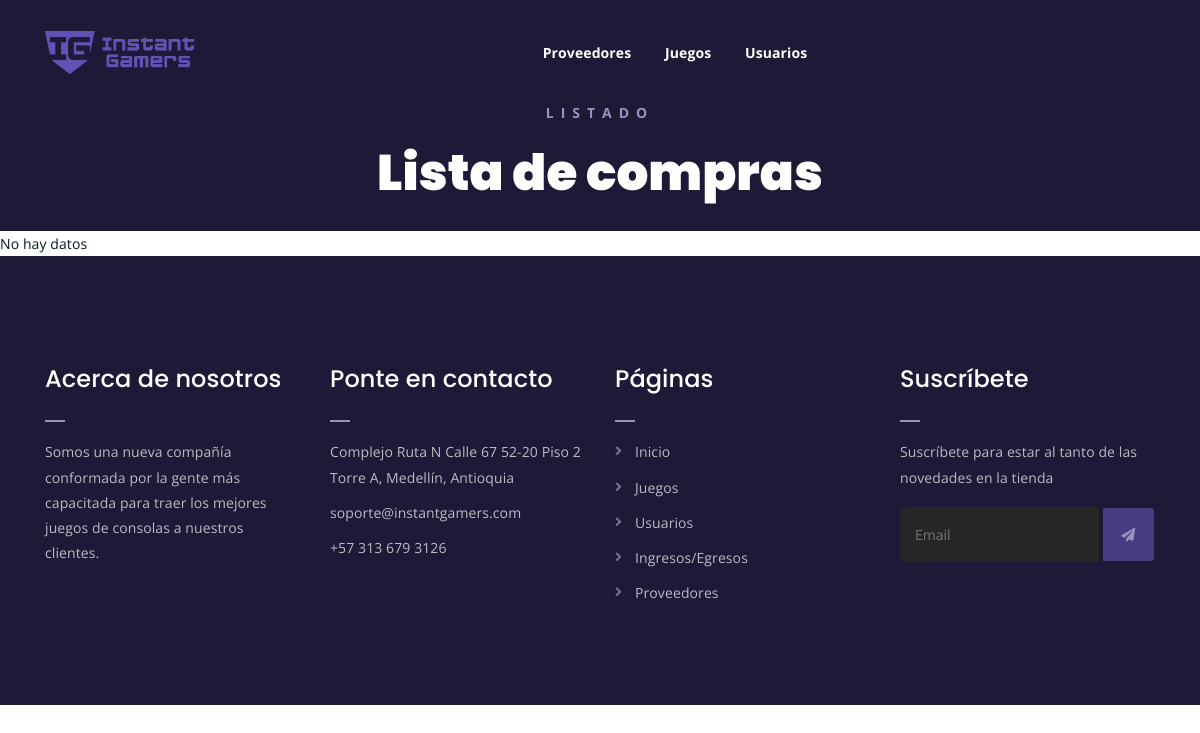
The app's page /webapp/listarCompras/, older data.
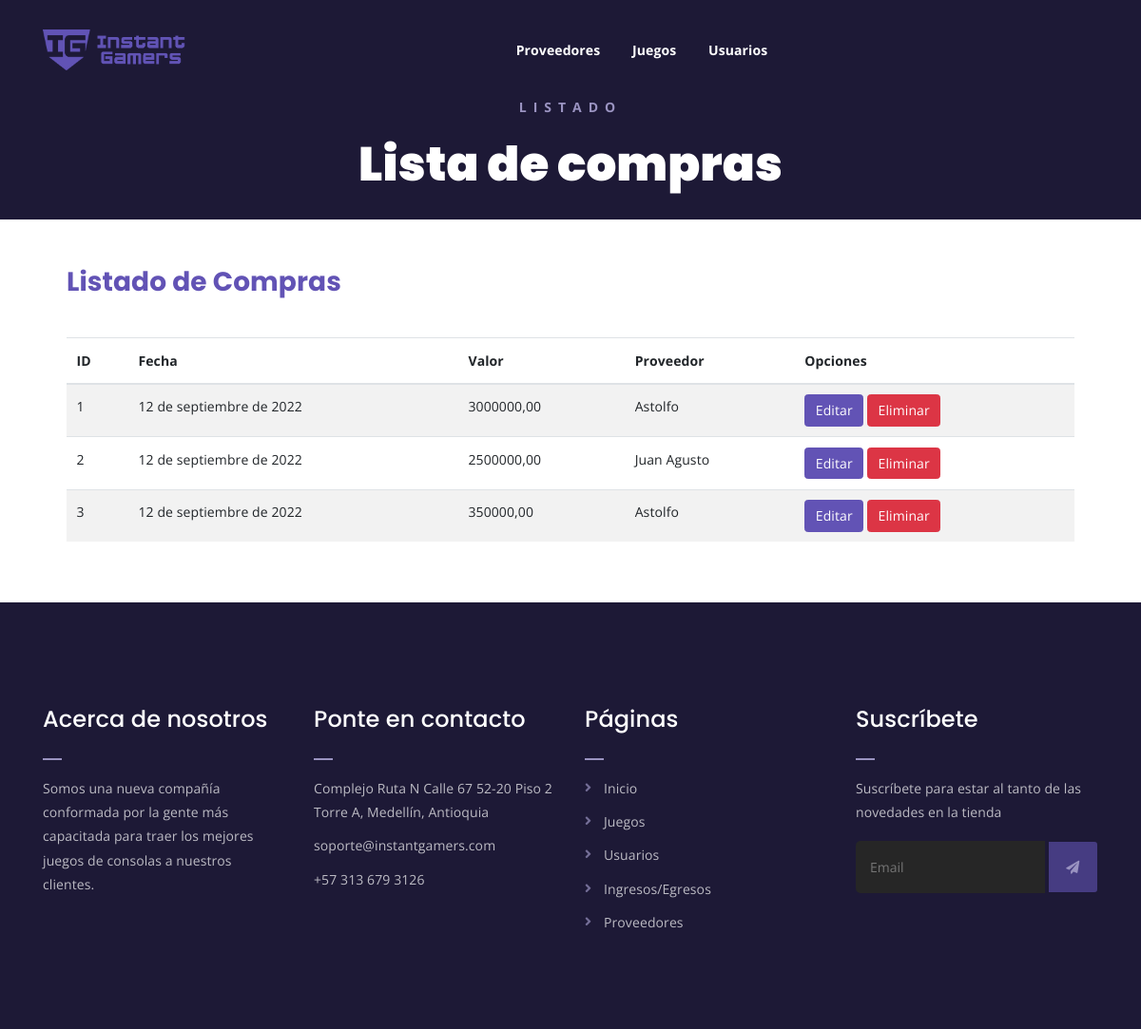
The same page, newer data.
### webapp/models.py (models this page shows, shortened)
class Compra(models.Model):
    fecha = models.DateField()
    valor = models.DecimalField(max_digits=15, decimal_places=2, default=0.00)
    id_proveedor = models.ForeignKey(Proveedor, on_delete=models.DO_NOTHING)

class Proveedor(models.Model):
    nombre = models.CharField(max_length=50)
    email = models.EmailField(max_length=100)
    telefono = models.IntegerField(null=True)
    def __str__(self) -> str:
        return f"{self.nombre}"

### webapp/views.py (the view)
# urls.py: path('listarCompras/', views.listarCompras, name="listarCompras"),
def listarCompras(request):
    return render(request, 'webapp/compra/listar_compras.html', {'compras': Compra.objects.all()})

### webapp/templates/webapp/compra/listar_compras.html (shortened to what this page needs)
{% extends 'webapp/base-crud.html' %}
{% load static %}
{% block encabezado %}Listado{% endblock encabezado %}
{% block subencabezado %}Lista de compras{% endblock subencabezado %}
{% block contenedor %}
{% if compras %}
<div class="listar-generos-juegos mt-150 mb-150">
    <div class="contenedor">
        <h3>Listado de Compras</h3>
		<br/>
        <div class="table-responsive">
            <table id="lista" class="table table-striped table-hover">
                <thead>
                    <tr>
                        <th>ID</th>
                        <th>Fecha</th>
                        <th>Valor</th>
                        <th>Proveedor</th>
                        <th colspan="2">Opciones</th>
                    </tr>
                </thead>
                <tbody>
                    {% for compra in compras %}
                    <tr>
                        <td> {{compra.id}} </td>
                        <td> {{compra.fecha}} </td>
                        <td> {{compra.valor}} </td>
                        <td> {{compra.id_proveedor}} </td>
                        <td>
                            <a href="" class="btn btn-info">Editar</a>
                            <a href="../eliminarJuego/{{juego.id}}" class="btn btn-danger">Eliminar</a>
                        </td>
                    </tr>
                    {% endfor %}
                </tbody>
            </table>
        </div>
    </div>
</div>
{% else %}
No hay datos
{% endif %}
{% endblock contenedor %}

### webapp/templates/webapp/base-crud.html (shortened to what this page needs)
{% load static %}
<!DOCTYPE html>
<html lang="en">
<head>
    <link rel="stylesheet" href="{% static 'webapp/assets/css/all.min.css' %}">
    <link rel="stylesheet" href="{% static 'webapp/assets/bootstrap/css/bootstrap.min.css' %}">
    <link rel="stylesheet" href="{% static 'webapp/assets/css/owl.carousel.css' %}">
    <link rel="stylesheet" href="{% static 'webapp/assets/css/magnific-popup.css' %}">
    <link rel="stylesheet" href="{% static 'webapp/assets/css/animate.css' %}">
    <link rel="stylesheet" href="{% static 'webapp/assets/css/meanmenu.min.css' %}">
    <link rel="stylesheet" href="{% static 'webapp/assets/css/main.css' %}">
    <link rel="stylesheet" href="{% static 'webapp/assets/css/responsive.css' %}">
    <link rel="stylesheet" href="{% static 'webapp/assets/css/modals.css' %}">
</head>
<body>
	<div class="top-header-area" id="sticker">
		<div class="container">
			<div class="row">
				<div class="col-lg-12 col-sm-12 text-center">
					<div class="main-menu-wrap">
						<div class="site-logo">
							<a href="#">
								<img src="{% static 'webapp/assets/img/logo.png' %}" alt="">
							</a>
						</div>
						<nav class="main-menu">
							<ul>
								<li><a href="#">Proveedores</a>
								</li>
								<li><a href="#">Juegos</a>
								</li>
								<li><a href="#">Usuarios</a>
								</li>
							</ul>
						</nav>
					</div>
				</div>
			</div>
		</div>
	</div>
	<div class="breadcrumb-section breadcrumb-bg">
		<div class="container">
			<div class="row">
				<div class="col-lg-8 offset-lg-2 text-center">
					<div class="breadcrumb-text">
						<p>{% block encabezado %}Encabezado{% endblock encabezado %}</p>
						<h1>{% block subencabezado %}Subencabezado{% endblock subencabezado %}</h1>
					</div>
				</div>
			</div>
		</div>
	</div>
	{% block contenedor %}{% endblock contenedor %}
	<div class="footer-area">
		<div class="container">
			<div class="row">
				<div class="col-lg-3 col-md-6">
					<div class="footer-box about-widget">
						<h2 class="widget-title">Acerca de nosotros</h2>
						<p>Somos una nueva compañía conformada por la gente más capacitada para traer los mejores juegos de consolas a nuestros clientes.</p>
					</div>
				</div>
				<div class="col-lg-3 col-md-6">
					<div class="footer-box get-in-touch">
						<h2 class="widget-title">Ponte en contacto</h2>
						<ul>
							<li>Complejo Ruta N Calle 67 52-20 Piso 2 Torre A, Medellín, Antioquia</li>
							<li>soporte@instantgamers.com</li>
							<li>+57 313 679 3126</li>
						</ul>
					</div>
				</div>
				<div class="col-lg-3 col-md-6">
					<div class="footer-box pages">
						<h2 class="widget-title">Páginas</h2>
						<ul>
							<li><a href="index.html">Inicio</a></li>
							<li><a href="services.html">Juegos</a></li>
							<li><a href="news.html">Usuarios</a></li>
							<li><a href="contact.html">Ingresos/Egresos</a></li>
							<li><a href="contact.html">Proveedores</a></li>
						</ul>
					</div>
				</div>
				<div class="col-lg-3 col-md-6">
					<div class="footer-box subscribe">
						<h2 class="widget-title">Suscríbete</h2>
						<p>Suscríbete para estar al tanto de las novedades en la tienda</p>
						<form action="index.html">
							<input type="email" placeholder="Email">
							<button type="submit"><i class="fas fa-paper-plane"></i></button>
						</form>
					</div>
				</div>
			</div>
		</div>
	</div>
</body>
</html>

### webapp/static/webapp/assets/css/main.css (style rules this page uses)
:root { --purple: #6253b5; --lightpurple: #9a93c1; --darkpurple: #463c82; --darkerpurple: #1d1936; --grey: #262626; --white: #ffffff; --yellow: #ffe161; }
html { font-size: 14px; font-weight: 400; line-height: 28px; height: 100%; }
body { font-family: "Open Sans", sans-serif; font-weight: 400; font-size: 1rem; letter-spacing: 0.1px; line-height: 1.8; color: #051922; overflow-x: hidden; }
body img { max-width: 100%; }
a { cursor: pointer; text-decoration: none; -webkit-transition: all 0.2s ease-in-out; -o-transition: all 0.2s ease-in-out; transition: all 0.2s ease-in-out; }
h1, .h1, h2, .h2, h3, .h3, h4, .h4, h5, .h5, h6, .h6 { font-family: "Poppins", sans-serif; font-weight: 700; margin: 0 0 1.25rem 0; color: var(--purple); }
h1:last-child, .h1:last-child, h2:last-child, .h2:last-child, h3:last-child, .h3:last-child, h4:last-child, .h4:last-child, h5:last-child, .h5:last-child, h6:last-child, .h6:last-child { margin: 0; }
h1, .h1 { font-size: 4rem; font-weight: 700; line-height: 4rem; }
h2, .h2 { font-size: 3rem; font-weight: 700; line-height: 3.25rem; }
h3, .h3 { font-size: 2rem; font-weight: 700; line-height: 2.25rem; }
p { font-family: "Open Sans", sans-serif; font-weight: 400; font-size: 1rem; letter-spacing: 0.1px; line-height: 1.8; color: var(--lightpurple); margin: 0 0 1.25rem 0; }
p:last-child { margin: 0; }
.mt-150 { margin-top: 150px; }
.mb-150 { margin-bottom: 50px; margin-top: 50px; }
.breadcrumb-bg { background-image: url(../img/breadcrumb-bg.jpg); }
.breadcrumb-text p { color: var(--lightpurple); font-weight: 700; text-transform: uppercase; letter-spacing: 7px; }
.breadcrumb-text h1 { font-size: 50px; font-weight: 900; color: #fff; margin: 0; margin-top: 20px; }
.breadcrumb-section { padding: 30px 0; background-size: cover; background-position: center center; position: relative; z-index: 1; background-attachment: fixed; padding-top: 100px; }
.breadcrumb-section:after { position: absolute; left: 0; top: 0; width: 100%; height: 100%; content: ""; background-color: var(--darkerpurple); z-index: -1; }
.top-header-area { position: absolute; z-index: 999; width: 100%; padding: 25px 0; }
nav.main-menu ul { margin: 0; padding: 0; list-style: none; }
nav.main-menu ul li { display: inline-block; }
nav.main-menu ul li a { color: #fff; font-weight: 700; display: block; padding: 15px; }
nav.main-menu ul>li { position: relative; }
.site-logo { float: left; max-width: 150px; }
.main-menu-wrap { position: relative; }
.site-logo { padding: 6px 0; }
nav.main-menu li a { -webkit-transition: 0.3s; -o-transition: 0.3s; transition: 0.3s; }
.top-header-area { -webkit-transition: 0.3s; -o-transition: 0.3s; transition: 0.3s; }
.footer-area { background-color: var(--darkerpurple); color: #fff; padding: 100px 0; }
h2.widget-title { font-size: 24px; font-weight: 500; position: relative; padding-bottom: 20px; color: #fff; }
h2.widget-title:after { position: absolute; left: 0; bottom: 0; width: 20px; height: 2px; background-color: var(--lightpurple); content: ""; }
.footer-box p { color: #fff; opacity: 0.7; line-height: 1.8; }
.footer-box ul { margin: 0; padding: 0; list-style: none; }
.footer-box ul li { opacity: 0.7; margin-bottom: 10px; line-height: 1.8; }
.footer-box ul li:last-child { margin-bottom: 0; }
.footer-box.subscribe form input[type=email] { border: none; background-color: var(--grey); width: 78%; padding: 15px; border-top-left-radius: 5px; border-bottom-left-radius: 5px; color: #fff; }
.footer-box.subscribe form button { width: 20%; border: none; background-color: var(--darkpurple); color: var(--lightpurple); padding: 14px 0; border-top-right-radius: 3px; border-bottom-right-radius: 3px; cursor: pointer; }
.footer-box ul li a { color: #fff; }
.footer-box.pages ul li { position: relative; padding-left: 20px; }
.footer-box.pages ul li:before { position: absolute; left: 0; top: 0; content: "\f105"; font-family: "Font Awesome 5 Free"; font-weight: 900; color: var(--lightpurple); }
.footer-box.pages ul li a { -webkit-transition: 0.3s; -o-transition: 0.3s; transition: 0.3s; }
.footer-box.subscribe form button { -webkit-transition: 0.3s; -o-transition: 0.3s; transition: 0.3s; }
html, body { height: 100%; }
thead { border-bottom: 1px solid #eee; }
.contenedor { padding-left: 5em; padding-right: 5em; }

### webapp/static/webapp/assets/css/modals.css (style rules this page uses)
@media (min-width: 576px) { .btn-info { color: #fff; background-color: #6253B5; border-color: #6253B5; } }

Row changes from the older to the newer data that the page shows:
added Compra: id "1", fecha "12 de septiembre de 2022", valor "3000000,00", id_proveedor "Astolfo"
added Compra: id "2", fecha "12 de septiembre de 2022", valor "2500000,00", id_proveedor "Juan Agusto"
added Compra: id "3", fecha "12 de septiembre de 2022", valor "350000,00", id_proveedor "Astolfo"
Text that changed along with them:
text no longer shown: "No hay datos"
text now shown: "Listado de Compras ID Fecha Valor Proveedor Opciones"
